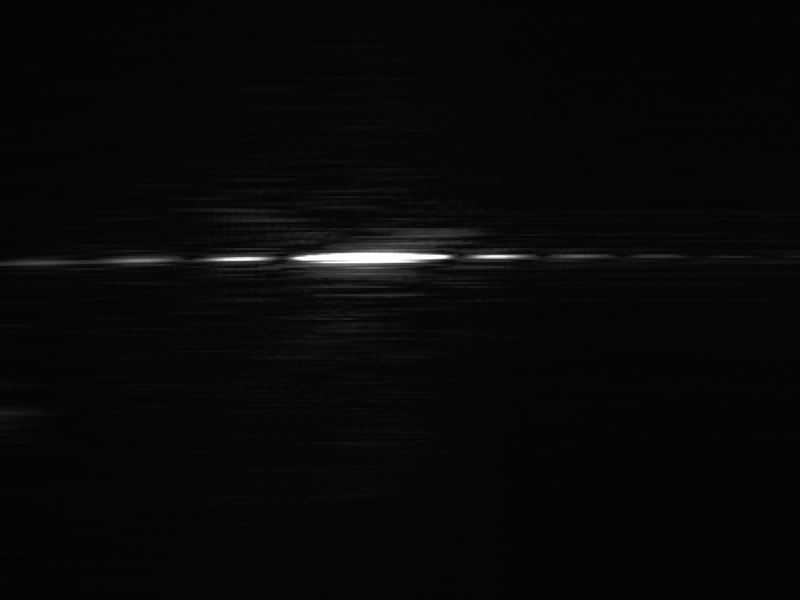
#> input picture data.png, 800 x 600 px
$ jupyter execute stepfunction.ipynb
#> lines starting #> are read from the running program, lines starting #| are printed output that depends on the picture; long printed decimals are rounded
# Potvrzení Heisenbergova principu neurčitosti pomocí difrakce na štěrbině

[cell 1]
import cv2, matplotlib.pyplot as plt, numpy as np
from scipy.special import sici
from scipy.optimize import curve_fit

## Step function
Patrně je to distribuční funkce $F(x)$ výskytu "výboj" ve vzdálenosti od středu / dopadu

[cell 2]
def Si(x):
    return sici(x)[0]

[cell 3]
endPoint = 6
print('Special case of Si(pi)=', Si(np.pi))

$F(x) = \frac{2}{\pi}\left(Si(\pi x) - \frac{2}{\pi}\frac{\sin(\pi \frac{x}{2})^2}{x}\right)$,

kde $Si(x) = \int_0^x \frac{\sin t}{t} dt $

[cell 4]
def original_step_function(x):
    sin_2 = np.power(np.sin(np.pi*x/2), 2)
    _2_pi = 2/np.pi
    return _2_pi*(Si(np.pi*x) - _2_pi*sin_2/x)

[cell 5]
def get_x_values(a, range_):
    values = len(a)
    return np.interp(range(values), [0, values-1], range_)

[cell 6]
def evaluate_fn(fn, range_, values):
    x_values = get_x_values(range(values), range_)
    y_values = [fn(x) for x in x_values]
    return x_values, y_values

[cell 7]
def plot_fn(fn, range_, values):
    return plt.plot(*evaluate_fn(fn, range_, values))

[cell 8]
plot_fn(original_step_function, [1e-8, endPoint], 100);
plt.title('Original step function');
#> figure, not shown here; curve peaks at x = 6, y = 0.966

## Decoupled function
Tohle už je pravděpodobnost $p(x)$ čehosi, kde $x$ je vzdálenost od středu. Tedy derivace $F(x)$.

Následující kus kódu je opsán "doslovně". Udělá derivaci $F(x)$ "do středu" a pak $F'(x)$ "od středu".

[cell 9]
# ted opisu doslova tvorbu funcDecouple z C
_,func = evaluate_fn(original_step_function, [1e-8, endPoint], 100)

funcDecouple1 = [0 for _ in range(2*len(func)-1)]
for i in range(len(func),0,-1):
    if i > 1:
        value = func[i-1] - func[i-2]
        funcDecouple1[len(func)+i-2] = value
        funcDecouple1[len(func)-i] = value
    else:
        funcDecouple1[len(func)-1] = funcDecouple1[len(func)]

Vykreslíme funkci v rozsahu $(-z, z)$, kde $0$ je střed a $z$ je `endPoint`.

[cell 10]
def plot_array(a, range_):
    return plt.plot(get_x_values(a, range_), a)

[cell 11]
plot_array(funcDecouple1, [-endPoint, endPoint]);
plt.title('Func decoupled');
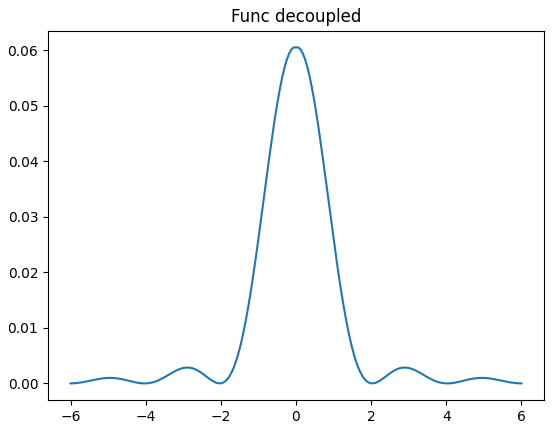
#> figure drawn by matplotlib, 1 panel; curve peaks at x = -0.0606, y = 0.0605

Nyní kus kódu přepíši pomocí pythonu.

[cell 12]
_,func = evaluate_fn(original_step_function, [1e-8, endPoint], 100)

Nejprve vyrobím derivaci.

[cell 13]
def derivate_a(a):
    return (a - np.roll(a, 1))[1:]

[cell 14]
func_d = derivate_a(func)
plot_array(func_d, [1e-8, endPoint]);
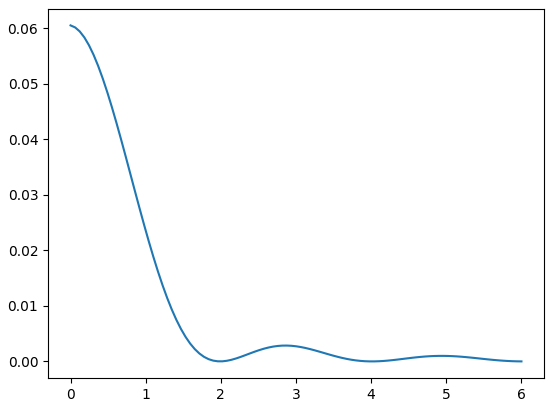
#> figure drawn by matplotlib, 1 panel; curve peaks at x = 1e-08, y = 0.0605

Poté spojím obrácenou derivaci a derivaci do jednoho pole.

[cell 15]
funcDecouple = [x for a in (reversed(func_d), func_d) for x in a]
plot_array(funcDecouple, [-endPoint, endPoint]);
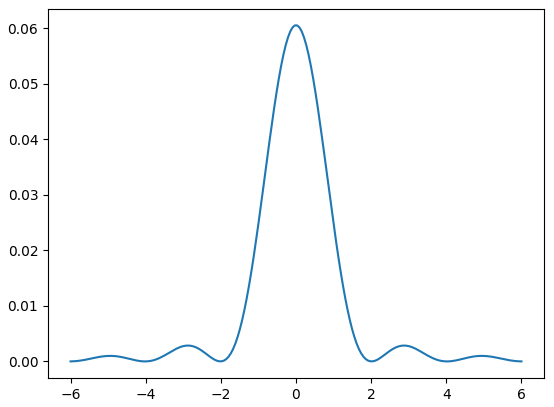
#> figure drawn by matplotlib, 1 panel; curve peaks at x = -0.0305, y = 0.0605

## Zpracování obrazu ze scintilátoru
### Načtení obrazu
Pro načtení obrazu použijeme knihovnu OpenCV.

[cell 16]
image = cv2.imread('data.png', cv2.IMREAD_GRAYSCALE);
#> image is the input picture: shape (600, 800); min 3, max 254, mean 8
print('rozměry obrazu', image.shape)
#| rozměry obrazu (600, 800)
plt.imshow(image, cmap='gray');

Obraz sečteme po sloupcích a dostaneme tak intenzitu v x-ové souřadnici.

[cell 17]
# řádky 46 - 55 v C
h1 = np.sum(image/255, axis = 0)
#> h1 = 800 values, max 37.84 at index 372, min 12.54 at index 699, mean 18.93
plt.plot(h1);
plt.title('Intenzita v obraze');
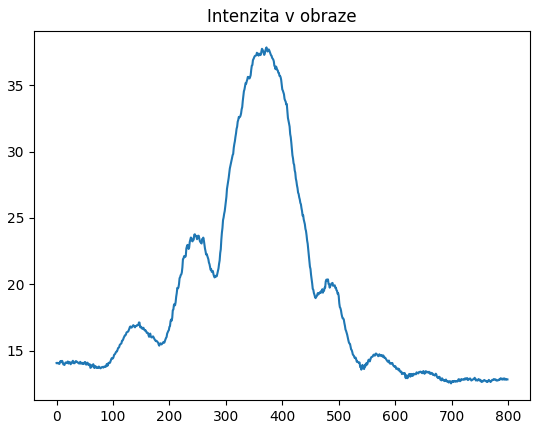
#> figure drawn by matplotlib, 1 panel; curve peaks at x = 372, y = 37.84

### Hledání maxima a ořezání obrazu
Pro naletení robustnějšího maxima obraz zprůměrujeme klouzavým "průměrem" pomocí konvoluce.

[cell 18]
h1_mov_avg = np.convolve(h1, np.ones(30), 'same')
#> h1_mov_avg = 800 values, max 1123.5 at index 367, min 205.7 at index 799, mean 564
h1_max_x = np.argmax(h1_mov_avg);
#> h1_max_x = 367
plt.plot(h1_mov_avg);
plt.title('Moving \'average\'');
# nakreslim caru v maximu
plt.plot([h1_max_x, h1_max_x], [f(h1_mov_avg) for f in (np.min, np.max)], 'r');
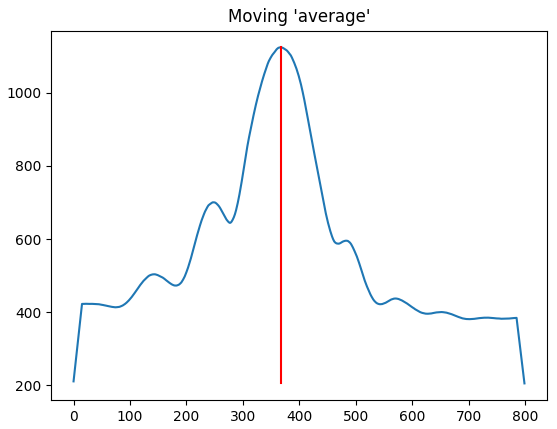
#> figure drawn by matplotlib, 1 panel; curve peaks at x = 367, y = 1123.5

[cell 19]
print('Maximum je v x=', h1_max_x)
#| Maximum je v x= 367
print('Hodnota maxima je', h1[h1_max_x])
#| Hodnota maxima je 37.408
print('Maximální hodnota je', np.max(h1))
#| Maximální hodnota je 37.843

#### Nalezení okrajů
Obrázek chceme oříznout, aby obsahoval krajní dva peaky. Tedy najdeme minimum za peakem.

[cell 20]
def find_zerocrossing(a):
    values = zip(a,np.roll(a,-1))
    for n,(x,y) in enumerate(values):
        if x <= 0 and 0 < y:
            yield (n, -1) # minimum
        if x >= 0 and 0 > y:
            yield (n, 1) # maximum

[cell 21]
def find_2nd_minimum(a, x_shift, reversed_):
    sgn = -1 if reversed_ else 1
    return [
        x_shift+sgn*n
        for n,x in find_zerocrossing(derivate_a(list(a)))
        if x == -1][1]

[cell 22]
bound_R = find_2nd_minimum(h1_mov_avg[h1_max_x:],h1_max_x,False)
#> bound_R = 542
bound_L = find_2nd_minimum(reversed(h1_mov_avg[:h1_max_x]),h1_max_x,True)
#> bound_L = 184

[cell 23]
def plot_line(x, to_data):
    return plt.plot([x, x], [f(to_data) for f in (np.min, np.max)], 'r--')

[cell 24]
plt.plot(h1);
plot_line(h1_max_x, h1);
plot_line(bound_R, h1);
plot_line(bound_L, h1);
plt.title('Ohraniceni v obrazu');
#> figure, not shown here; curve peaks at x = 372, y = 37.84

[cell 25]
h1 = h1[bound_L:bound_R]
#> h1 = 358 values, max 37.84 at index 188, min 13.57 at index 356, mean 25.03
plt.plot(h1);
plt.title('Ohraniceny v obraz');
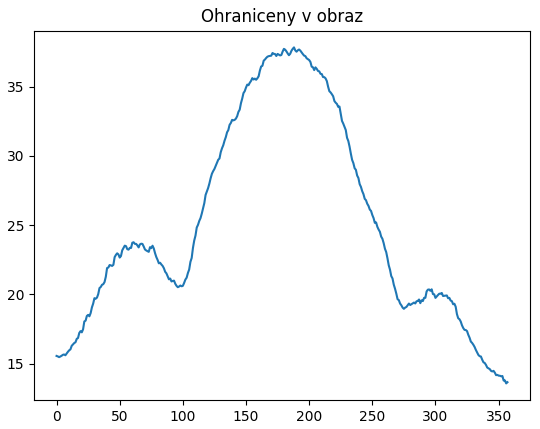
#> figure drawn by matplotlib, 1 panel; curve peaks at x = 188, y = 37.84

### Nafitování funkcí na snímek

Máme nafitovat několik funkcí na zachycený snímek. První je:

$H_{1|ab} (x) = b \left(\frac{\sin(a x)}{a x}\right)^2 $,

kde $a$ a $b$ jsou jakési parametry. Pro $x \in (-z,z)$.

Druhá funkce je:

$H_{2|abcdef} (x) =  b \left(\frac{\sin(a (x-f))}{a (x-f)}\right)^2
\left(c (x-f)^2+1\right)+d+e(x-f)^2 $

**Pozn:** Do jisté míry tyto funkce připomínají $F'(x)$. Mám podezření, že se použijí k postupnému nafitování parametrů, aby funkce $F'(x)$ seděla na obrázek a fitování neselhalo.

Pro představu vykreslím funkce s parametry:

| Parameter | Value |
|:-:|----|
| a | 12 |
| b | 3.5 |
| c | 5 |
| d | 0.7 |
| e | 0.01 |
| f | 0 |

[cell 26]
def func2_orig(x, a, b):
    return b*(np.sin(a*x)/(a*x))**2

[cell 27]
def func2_new(x, a, b, c, d, e, f):
    y = (x - f)**2
    return b*(np.sin(a*(x-f))**2)/(a**2 * y) * (c*y+1) + d + e*y

[cell 28]
plot_fn(lambda x: func2_orig(x, 12, 3.5), [-1,1], 100);
plt.title('prvni funkce');
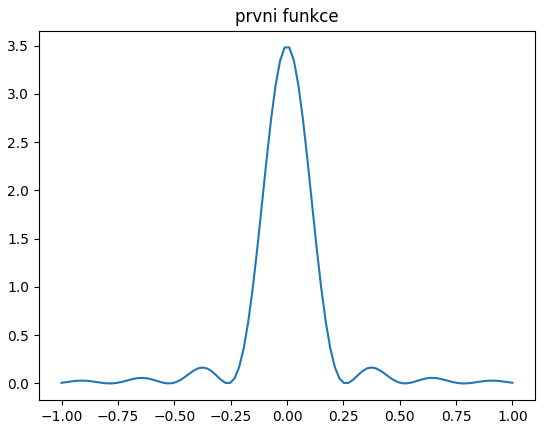
#> figure drawn by matplotlib, 1 panel; curve peaks at x = -0.0101, y = 3.48

[cell 29]
plot_fn(lambda x: func2_new(x, 12, 3.5, 5, 0.7, 0.01, 0), [-1,1], 100);
plt.title('druha funkce');
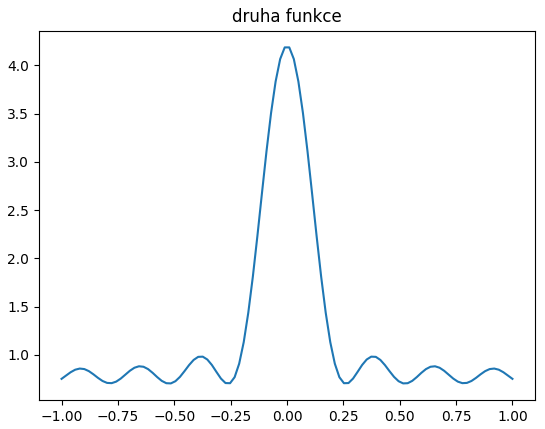
#> figure drawn by matplotlib, 1 panel; curve peaks at x = -0.0101, y = 4.18

#### Postup fitování

- Najdeme $g$ tak, že $g\cdot \max_x F'(x) = \max_x I(x)$, kde $I$ je funkce ze snímku.

[cell 30]
g = np.max(h1) / np.max(funcDecouple)
#> g = 625

- Nalezneme $(a,b)$, aby $H_{1|ab} (x)$ fitovala na $g \cdot F'(x)$.

[cell 31]
(a,b),_ = curve_fit(func2_orig, get_x_values(funcDecouple, [-1,1]), np.array(g)*funcDecouple)
#> a = -9.38; b = 37.87
print('a,b = ', a, b)
#| a,b =  -9.375 37.871

- Nalezené $(a,b)$ použijeme jako počáteční pro další fitování.
- Nalezneme $(a,b,c,d,e,f)$, aby $H_{2|abcdef} (x)$ fitovala na $I(x)$.

[cell 32]
(a,b,c,d,e,f),_ = curve_fit(func2_new, get_x_values(h1, [-1,1]), h1, p0=[a,b,5,0.7,0.01,0])
#> a = -6.19; b = 13.72; c = 7.75; d = 24.05; e = -11.1; f = 0.00678

[cell 33]
for p in 'abcdef':
    print('{}{:10.3f}'.format(p, vars()[p]))

**Pozn:** $H_1$ bude fitování na $\frac{\sin x}{x}$ na $F'(x)$ a $H_2$ fituje naměřenou funkci (včetně pozadí).

#### Vykreslení nafitovaných funkcí

Nafitované parametry $(a,b,c,d,e,f)$ vložíme do následujících funkcí:

$G_{|abcf} (x) =  b \left(\frac{\sin(a (x-f))}{a (x-f)}\right)^2
\left(c (x-f)^2+1\right) $

a funkce odhadující pozadí:

$B_{|def} (x) =  d+e(x-f)^2 $

[cell 34]
# parametr f=0 a posunu do grafu data
def signal(x):
    return func2_new(x,a,b,c,0,0,f=0)
def background(x):
    # a=1, aby nebylo deleni nulou, diky b==0 nema vliv
    return func2_new(x,1,0,0,d,e,f=0)

[cell 35]
plot_array(h1, [-1-f,1-f]);
#plot_fn(signal, [-1,1], 100);
plot_fn(lambda x: func2_new(x,a,b,c,d,e,f=0), [-1,1], 100);
plot_fn(background, [-1,1], 100);
plt.title('Nafitované funkce daty ze scintilátoru');
plt.legend(labels=['data','fit','background']);
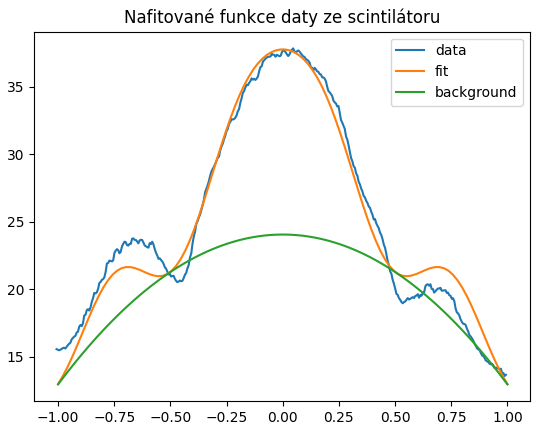
#> figure drawn by matplotlib, 1 panel; curve peaks at x = 0.0464, y = 37.84; curve peaks at x = -0.0101, y = 37.76; curve peaks at x = -0.0101, y = 24.05

### Naměřená Step function

Využijeme kumulativní součet jako numerickou integraci pro získání distribuční funkce z naměřených dat.

**Pozn.:** Integrujeme od středu do krajů, tedy od maxima na levou stranu a posléze na pravou stranu. Maximum bereme z nafitované funkce.

**Pozn.:** Stejně integrujeme nafitovanou funkci signálu!

[cell 36]
def integrate(a):
    return np.cumsum(a)/len(a)

[cell 37]
_,signal_y = evaluate_fn(signal, [-1,1], len(h1));
#> signal_y = 358 values, max 13.72 at index 178, min 2.08e-05 at index 88, mean 4.7
max_x = np.argmax(signal_y)
#> max_x = 178
sI_R = integrate(signal_y[max_x:]) # prava cast
#> sI_R = 180 values from 0.0762 to 4.75
sI_L = integrate(list(reversed(signal_y[:max_x]))) # leva_cast
#> sI_L = 178 values from 0.0771 to 4.65

[cell 38]
def plot_signal(sI):
    return plot_array(sI, [0,2*len(sI)/len(signal_y)*endPoint]);

[cell 39]
plot_signal(sI_R);
plot_signal(sI_L);
# originalni fci chceme vykreslit tak, aby se maxima setkala
original_scale = max(np.max(sI_R), np.max(sI_L)) / np.max(func)
#> original_scale = 4.91
plot_fn(lambda x: original_step_function(x)*original_scale , [1e-8, endPoint], 100);
plt.title('srovnani step-functions');
plt.legend(labels=['prava cast','leva cast','Original']);
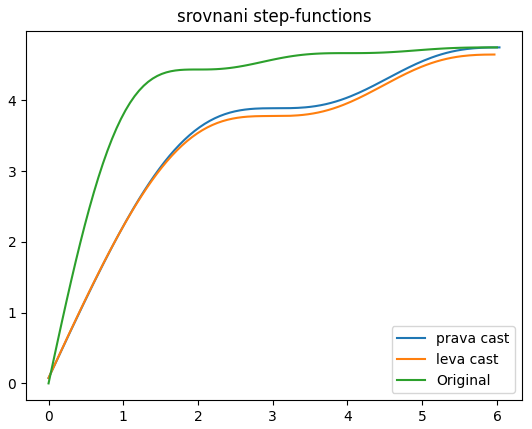
#> figure drawn by matplotlib, 1 panel; curve peaks at x = 6.03, y = 4.75; curve peaks at x = 5.97, y = 4.65; curve peaks at x = 6, y = 4.75
